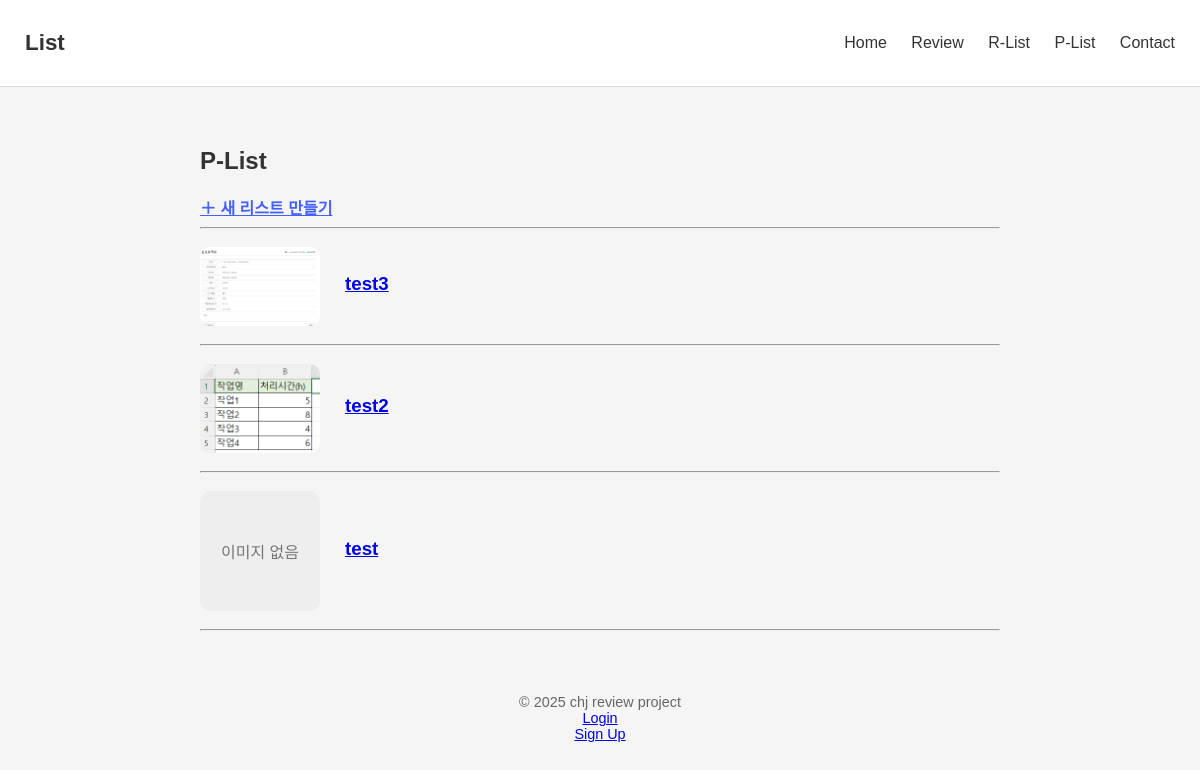
Before: /plist/ with the older database file.
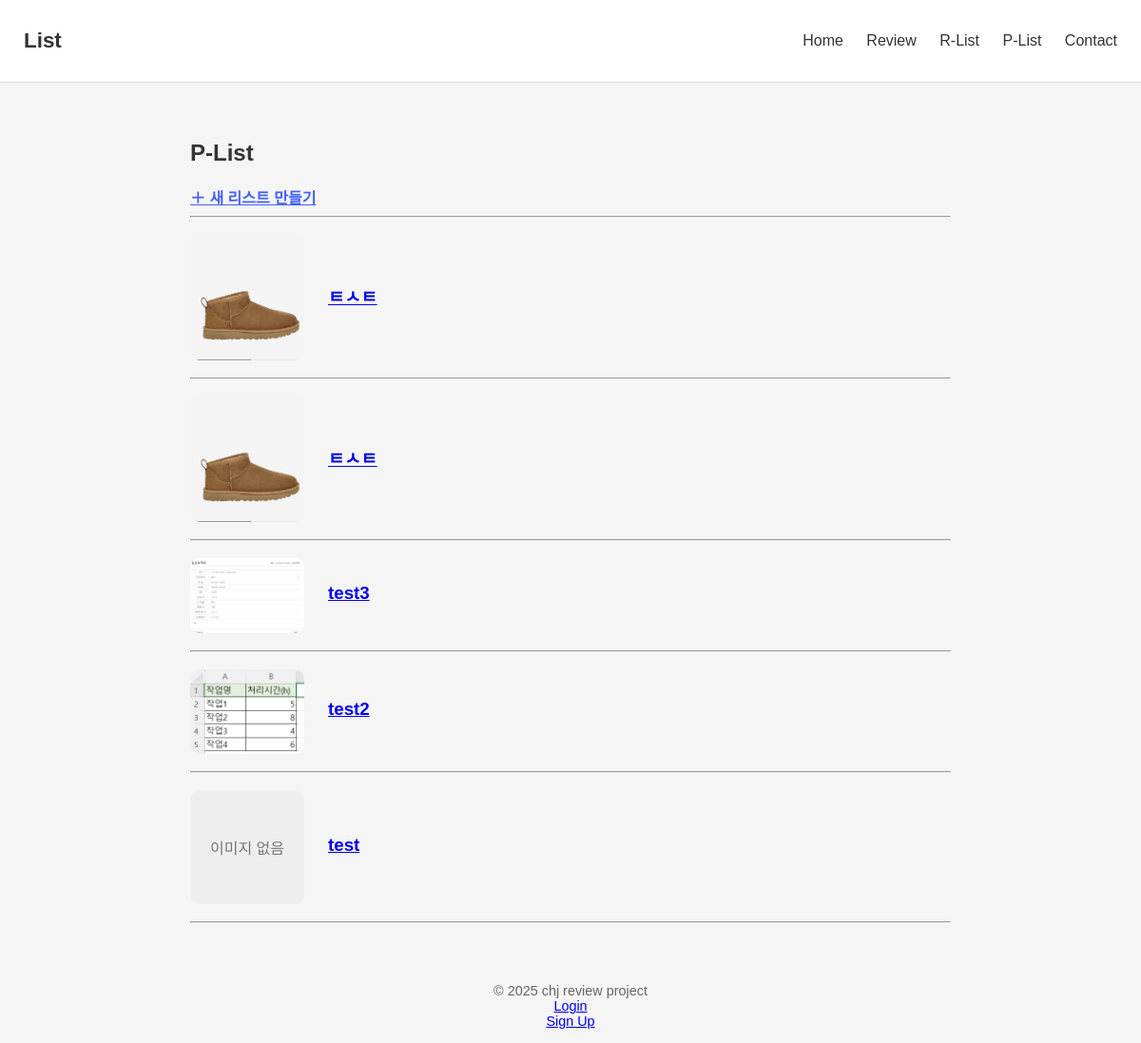
After: the same page with the newer database file.
### main/models.py (models this page shows, shortened)
class PersonalList(models.Model):
    user = models.ForeignKey(settings.AUTH_USER_MODEL, on_delete=models.CASCADE, null = True, blank = True)
    title = models.CharField(max_length=100)
    cover_image = models.ImageField(upload_to='plist_covers/', blank=True, null=True)
    created_at = models.DateTimeField(auto_now_add=True)
    reviews = models.ManyToManyField(Review, through="PersonalListItem")

### main/views.py (the view)
# urls.py: path('plist/', views.plist_home, name='plist_home'),
def plist_home(request):
    lists = PersonalList.objects.all().order_by('-created_at')
    return render(request, 'main/plist_home.html', {'lists': lists})

### main/templates/main/plist_home.html (shortened to what this page needs)
{% extends "main/base.html" %}
{% block content %}
<h2>P-List</h2>
<a href="{% url 'plist_create' %}" class="btn-create">＋ 새 리스트 만들기</a>
<hr>
{% for plist in lists %}
<div class="plist-card">
    <div class="plist-left">
        {% if plist.cover_image %}
            <img src="{{ plist.cover_image.url }}" class="plist-cover"
            style="width:120px; margin-top: 0; display: block;">
        {% else %}
            <div class="placeholder">이미지 없음</div>
        {% endif %}
    </div>
    <div class="plist-right">
        <h3 style="display:flex; align-items:center; gap:10px;">
            <a href="{% url 'plist_detail' plist.id %}">
                {{ plist.title }}
            </a>
        </h3>
    </div>
</div>
<hr>
{% endfor %}
{% endblock %}

Changed rows visible on the page:
added PersonalList: cover_image (picture), title "ㅌㅅㅌ"
added PersonalList: cover_image (picture), title "ㅌㅅㅌ"
